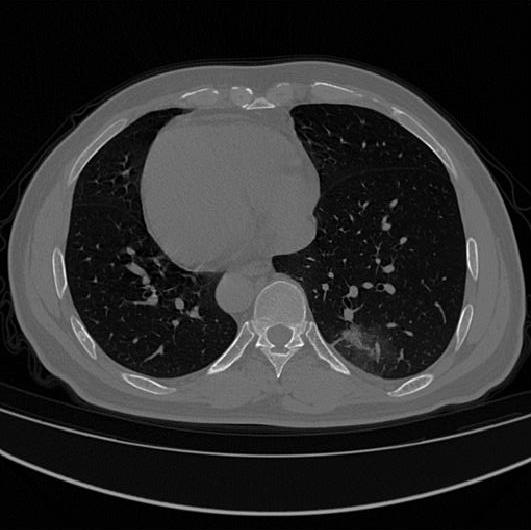
%> input picture ACL_Image/100.png, 531 x 530 px
$ octave --eval "result = lung_seg(imread('ACL_Image/100.png'));"   (GNU Octave 9; MATLAB toolbox functions it lacks are replaced by stand-ins)
%> lines starting %> are read from the running program, lines starting %| are printed output that depends on the picture; in (x1, y1, x2, y2) boxes, pixels count from 0 and x2, y2 are one past the last pixel; in counts of white or black regions, pixels touching at a corner belong together; the program's own positions count from 1
### IterationThreshold.m
function [OI]=IterationThreshold(II,TF)
%迭代阈值法
%初始阈值为平均值，之后进行迭代直至稳定
%II为输入图像，OI为输出图像
%TF为真假，为真时高于阈值的像素为1，为假时高于阈值的像素为0

T0=mean(mean(II));
[x,y]=size(II);
OI=II;
tOriginal=T0;
b=1;
while(b)
    ifg=0;
    ibg=0;
    fnum=0;
    bnum=0;
    for i=1:x
        for j=1:y
            temp=II(i,j);
            if(temp>=tOriginal)
                ifg=ifg+1;
                fnum=fnum+double(temp);
            else
                ibg=ibg+1;
                bnum=bnum+double(temp);
            end
        end
    end
    zo=fnum/ifg;
    zb=bnum/ibg;
    if(tOriginal==(uint16((zo+zb)/2)))
        b=0;
    else
        tOriginal=uint16((zo+zb)/2);
    end
end
T0=tOriginal;
for i=1:x
    for j=1:y
        if II(i,j)>T0
            OI(i,j)=1*TF;
        end
        if II(i,j)<=T0
            OI(i,j)=0*TF;
        end
    end
end
end

### getConnectionArea.m
function OI=getConnectionArea(II)
%最大连通分量的提取
%II为输入二值图像，OI为输出图像
    L=bwlabel(II,4);
    OI=II;
    stats = regionprops(L);
    Ar = cat(1, stats.Area);
    ind=find(Ar==max(Ar));
    if sum(sum(L))~=0
        OI(L~=ind(1))=0;%将其他区域置为0
    end
end

### segmentation2.m
function thresh=segmentation2(img)
[~,~,z]=size(img);
if z>1
    I1=rgb2gray(img);
else
    I1=img;
end
thresh1=graythresh(I1);
[x,y]=size(I1);
I2=I1;
thresh_image_1=[];

for i=1:x
    for j=1:y
        if I2(i,j)<=thresh1*255
            thresh_image_1=[thresh_image_1,I2(i,j)];
        end
    end
end

thresh2=graythresh(thresh_image_1);
I3=I2;
thresh_image_2=[];

for i=1:x
    for j=1:y
        if I3(i,j)<thresh2*255
            I3(i,j)=0;
        end
        if I3(i,j)>=thresh2*255
            thresh_image_2=[thresh_image_2,I3(i,j)];
        end
    end
end

thresh3=graythresh(thresh_image_2);
thresh=[thresh1,thresh2,thresh3];
end

### deleteConnectionArea.m
function OI=deleteConnectionArea(II,S)
%最大连通分量的提取
%II为输入二值图像，OI为输出图像
    L=bwlabel(II,4);
    OI=II;
    stats = regionprops(L);
    Ar = cat(1, stats.Area);
    ind = find(Ar<S);
    x=size(ind,1);
    for i=1:x
        OI(L==ind(i))=0;%将其他区域置为0
    end
end

### lung_seg.m
function I1=lung_seg(img)
[~,~,z]=size(img);

if z>1
    I=rgb2gray(img);
else
    I=img;
end

tI=IterationThreshold(I,1);%全局阈值
se=strel('disk',5);
tI=~tI;%取反
tI=imclose(tI,se);%闭运算
tI=~tI;%取反
tI=getConnectionArea(tI);%获取最大连通区域
hI=imfill(tI,'holes');%孔洞填充
[x_hI,y_hI] = size(hI);
lung_white = [];

for i=1:x_hI
    for j=1:y_hI
        if hI(i,j)>0
            lung_white = [lung_white,I(i,j)];
        end
    end
end

thresh=segmentation2(lung_white);
tI=im2bw(I,thresh(3));
tI=~tI;%取反
se=strel('disk',5);
tI=imclose(tI,se);%闭运算
tI=~tI;%取反
tI=getConnectionArea(tI);%获取最大连通区域
hI=imfill(tI,'holes');%孔洞填充
tI=hI-tI;%掩膜相减
I1=deleteConnectionArea(tI,3000);
end
%> in IterationThreshold, `T0=mean(mean(II));`: T0 = 45.22
%> the loop in IterationThreshold, `while(b)` made 3 passes
%> (zo, zb, tOriginal) on passes 1 to 2: (106.2, 9.6, 58), (107.5, 10.15, 59)
%> (zo, zb) on pass 3: (107.6, 10.19)
%> after the loop in IterationThreshold, `while(b)`: b = 0
%> in IterationThreshold, `T0=tOriginal;`: T0 = 59
%> after the loop in IterationThreshold, `for i=1:x`:
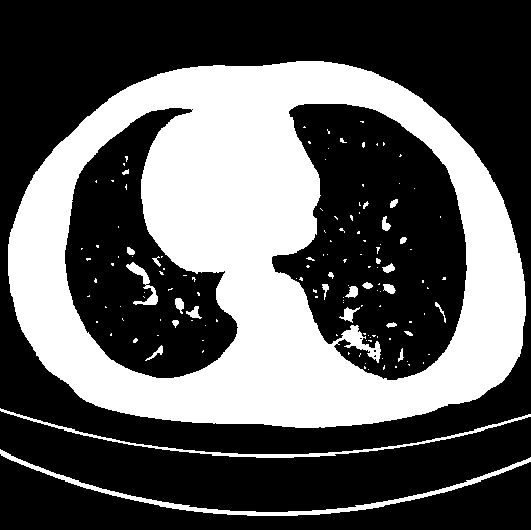
%> OI: size 530x531 uint8; values 0 (black) and 1 (white), 35.9% white; 138 white regions (111 under 20 px), largest, box (x1, y1, x2, y2) and area: (8, 61, 526, 428) 94774, (0, 449, 531, 516) 2456, (0, 408, 531, 458) 1578
%> in lung_seg, `tI=imclose(tI,se);`: tI: size 530x531 logical; 66.4% white; 6 black regions (2 under 20 px), largest, box (x1, y1, x2, y2) and area: (8, 61, 526, 428) 94126, (343, 329, 361, 346) 225, (344, 309, 353, 320) 87, (148, 295, 158, 305) 82
%> in lung_seg, `tI=~tI;`: tI: size 530x531 logical; 33.6% white; 6 white regions (2 under 20 px)
%> in getConnectionArea, `L=bwlabel(II,4);`:
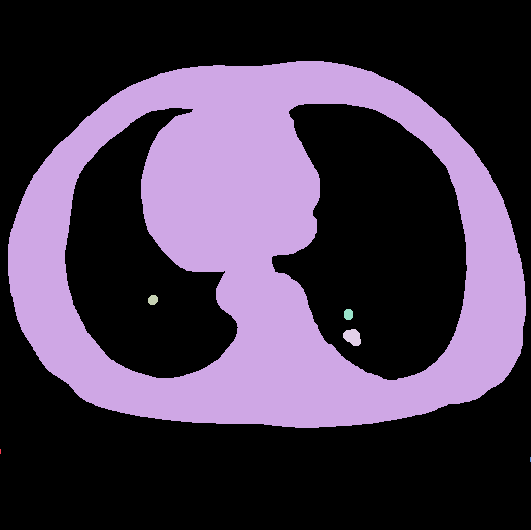
%> L: size 530x531 double; 7 distinct labels, from 0 to 6; one colour per label, 0 black
%> in getConnectionArea, `stats = regionprops(L);`: stats = 6 regions; box (x1, y1, x2, y2), Area and Centroid: (8, 61, 526, 428) 94126 [260.4 253.3], (343, 329, 361, 346) 225 [353.2 337.7], (344, 309, 353, 320) 87 [349 315], (148, 295, 158, 305) 82 [153.5 300.5], (0, 449, 1, 454) 5 [1 452], (530, 457, 531, 462) 5 [531 460]
%> in getConnectionArea, `Ar = cat(1, stats.Area);`: Ar = [5; 94126; 82; 225; 87; 5]
%> in getConnectionArea, `ind=find(Ar==max(Ar));`: ind = 2
%> in getConnectionArea, `OI(L~=ind(1))=0;`: OI: size 530x531 logical; 33.4% white; 1 white region, box (x1, y1, x2, y2) and area: (8, 61, 526, 428) 94126
%> in lung_seg, `hI=imfill(tI,'holes');`:
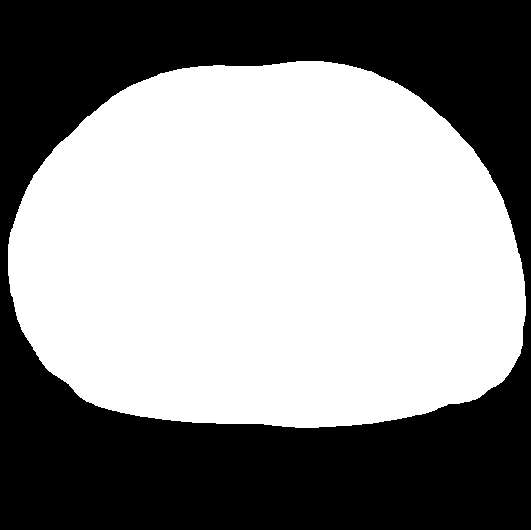
%> hI: size 530x531 logical; 55.3% white; 1 black region, box (x1, y1, x2, y2) and area: (0, 0, 531, 530) 125760
%> in segmentation2, `thresh1=graythresh(I1);`: thresh1 = 0.243
%> in segmentation2, `thresh2=graythresh(thresh_image_1);`: thresh2 = 0.102
%> in segmentation2, `thresh3=graythresh(thresh_image_2);`: thresh3 = 0.29
%> in segmentation2, `thresh=[thresh1,thresh2,thresh3];`: thresh = [0.243 0.102 0.29]
%> in lung_seg, `tI=im2bw(I,thresh(3));`: tI: size 530x531 logical; 35.1% white; 89 white regions (64 under 20 px), largest, box (x1, y1, x2, y2) and area: (8, 61, 526, 428) 93650, (0, 449, 531, 516) 2239, (0, 409, 531, 458) 1372
%> in lung_seg, `tI=imclose(tI,se);`:
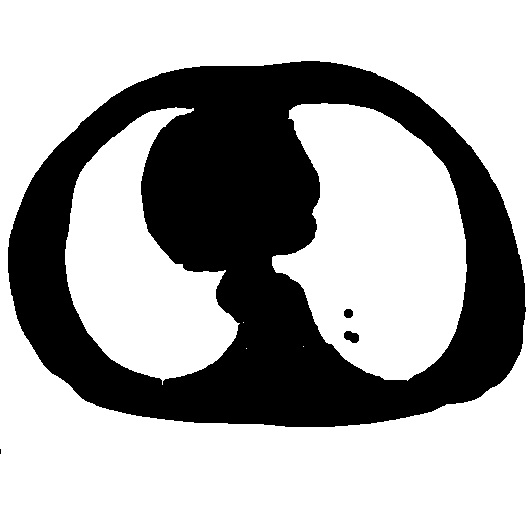
%> tI: size 530x531 logical; 66.8% white; 4 black regions (1 under 20 px), largest, box (x1, y1, x2, y2) and area: (8, 61, 526, 427) 93198, (344, 331, 359, 343) 132, (344, 309, 353, 318) 69
%> in lung_seg, `tI=~tI;`: tI: size 530x531 logical; 33.2% white; 4 white regions (1 under 20 px)
%> in getConnectionArea (call 2), `L=bwlabel(II,4);`: L: size 530x531 double; 5 distinct labels, from 0 to 4
%> in getConnectionArea (call 2), `stats = regionprops(L);`: stats = 4 regions; box (x1, y1, x2, y2), Area and Centroid: (8, 61, 526, 427) 93198 [260.4 253.2], (344, 331, 359, 343) 132 [352.2 337.4], (344, 309, 353, 318) 69 [349 314], (0, 449, 1, 454) 5 [1 452]
%> in getConnectionArea (call 2), `OI(L~=ind(1))=0;`: OI: size 530x531 logical; 33.1% white; 1 white region, box (x1, y1, x2, y2) and area: (8, 61, 526, 427) 93198
%> in lung_seg, `hI=imfill(tI,'holes');`:
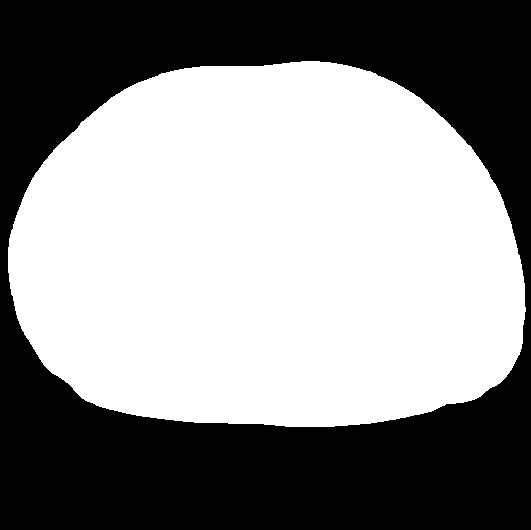
%> hI: size 530x531 logical; 55.2% white; 1 black region, box (x1, y1, x2, y2) and area: (0, 0, 531, 530) 126175
%> in lung_seg, `tI=hI-tI;`:
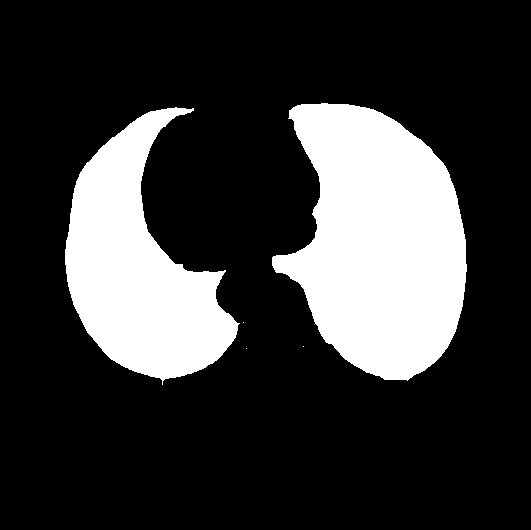
%> tI: size 530x531 double; values 0 (black) and 1 (white), 22.1% white; 5 white regions (3 under 20 px)
%> in deleteConnectionArea, `L=bwlabel(II,4);`:
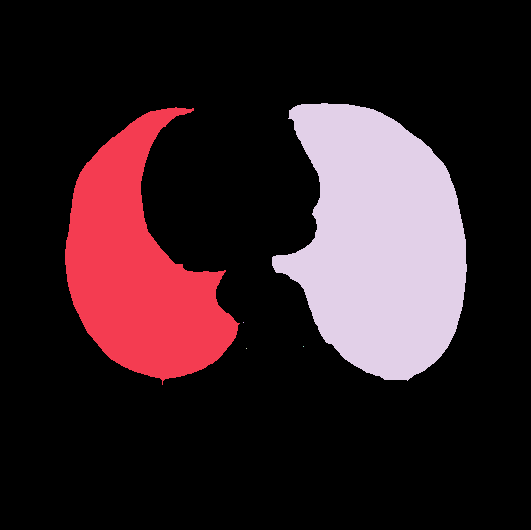
%> L: size 530x531 double; 6 distinct labels, from 0 to 5; one colour per label, 0 black
%> in deleteConnectionArea, `stats = regionprops(L);`: stats = 5 regions; box (x1, y1, x2, y2), Area and Centroid: (272, 103, 467, 381) 36901 [379.9 242.6], (65, 107, 240, 385) 25153 [138.8 269], (243, 322, 244, 323) 1 [244 323], (246, 348, 247, 349) 1 [247 349], (303, 346, 304, 347) 1 [304 347]
%> in deleteConnectionArea, `Ar = cat(1, stats.Area);`: Ar = [25153; 1; 1; 36901; 1]
%> in deleteConnectionArea, `ind = find(Ar<S);`: ind = [2; 3; 5]
%> in deleteConnectionArea, `x=size(ind,1);`: x = 3
%> the loop in deleteConnectionArea, `for i=1:x` made 3 passes
%> after the loop in deleteConnectionArea, `for i=1:x`: OI: size 530x531 double; values 0 (black) and 1 (white), 22% white; 2 white regions, box (x1, y1, x2, y2) and area: (272, 103, 467, 381) 36901, (65, 107, 240, 385) 25153
